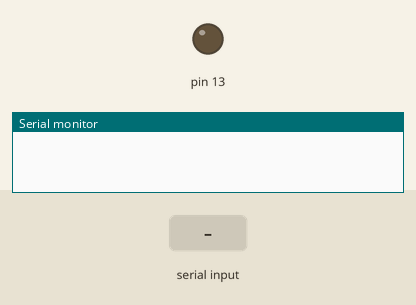
The sketch below on a simulated Arduino Uno, built with avr-gcc and run on an emulated ATmega328P. Parts: output pins drawn as LEDs (lit = HIGH), the last lines printed to the serial monitor. The test bench sets the inputs (shaded band).

Above: at 2.2 s.
2.3 s: "water" received over Serial
At 4.5 s:
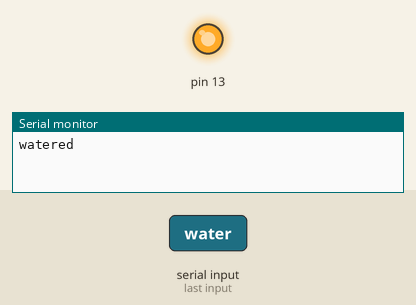
Timing chart, 0 to 9.8 s (numbered marks = the images above; inputs shaded):
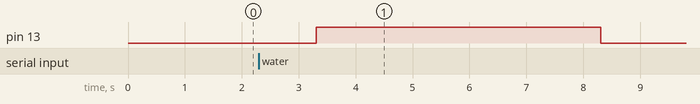

The sketch:

humiditySensor.ino
```cpp
byte humidity_sensor_pin = A1;
byte humidity_sensor_vcc = 6;
int humidityValue=0;
int VALVE_OPEN_TIME=5000; // The time the valve will be open, when dry is detected.
String request="";


void setup() {
  // Init the humidity sensor board
  pinMode(humidity_sensor_vcc, OUTPUT);
  digitalWrite(humidity_sensor_vcc, LOW);

  pinMode(13,OUTPUT);

  // Setup Serial
  while (!Serial);
  delay(1000);
  Serial.begin(9600);
}

int readHumiditySensor() {
  digitalWrite(humidity_sensor_vcc, HIGH);
  delay(500);
  int value = analogRead(humidity_sensor_pin);
  digitalWrite(humidity_sensor_vcc, LOW);
  return 1023 - value;
}


// Opens the valve so the water drops, and then waits.
void openValve(){

  digitalWrite(13,HIGH);

  // Notify Open valve
  Serial.print("watered");

  delay(VALVE_OPEN_TIME);  // The time the valve will be opened.
  digitalWrite(13,LOW);


}

void loop() {


  if (Serial.available() > 0) {

    // read the incoming byte:
    request = Serial.readString();


    // checks which commands
    if(request == "humidity"){
      humidityValue = readHumiditySensor();
      Serial.print('h');
      Serial.print(humidityValue);
    }else if (request == "water"){
      openValve();
    }


  }

}
```

Measured:
- after the input at 2.3 s, pin 13: LOW → HIGH after 1.0 s, → LOW 5.0 s later
